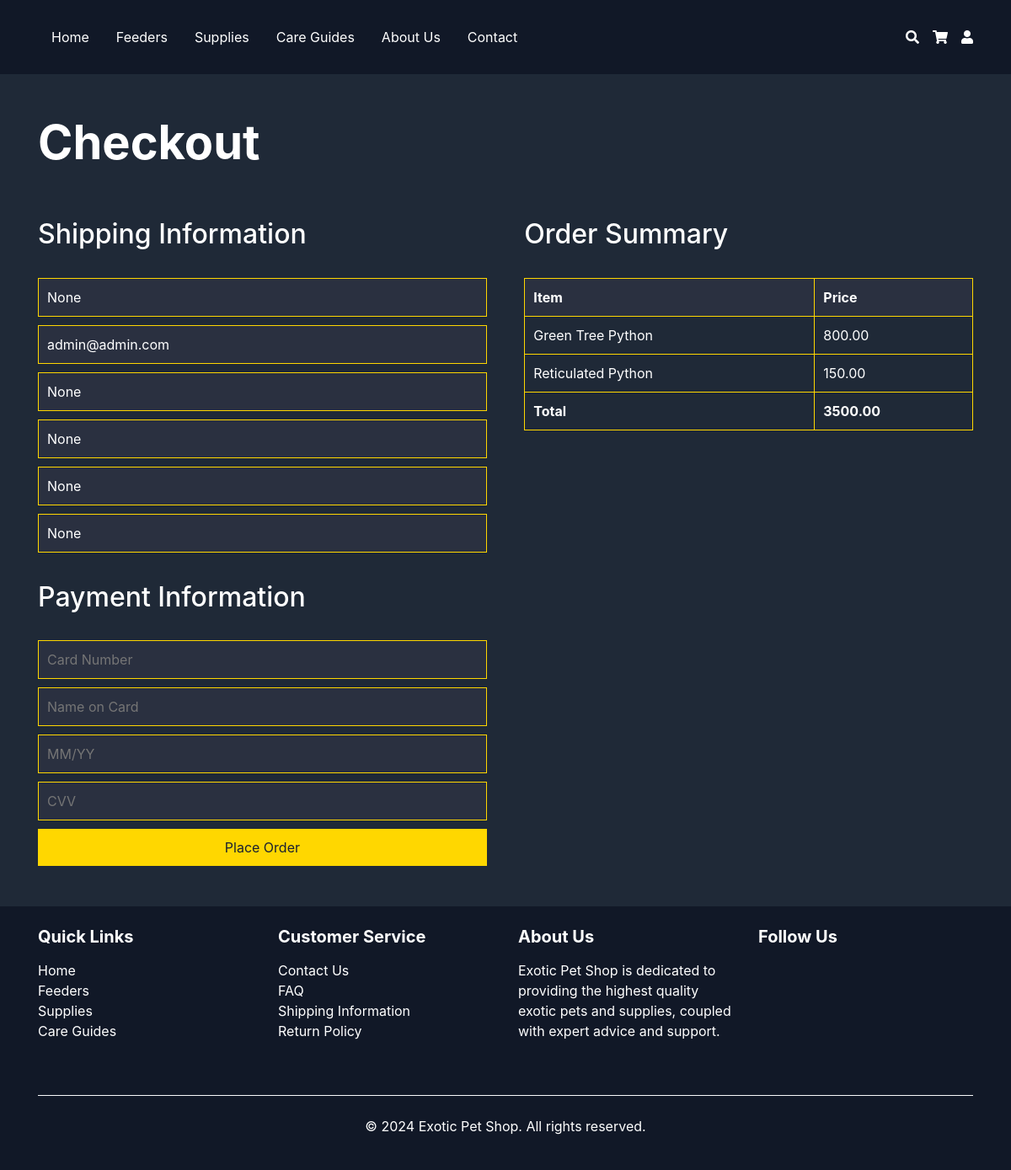
Before: /cart/ (signed in) with the older database file.
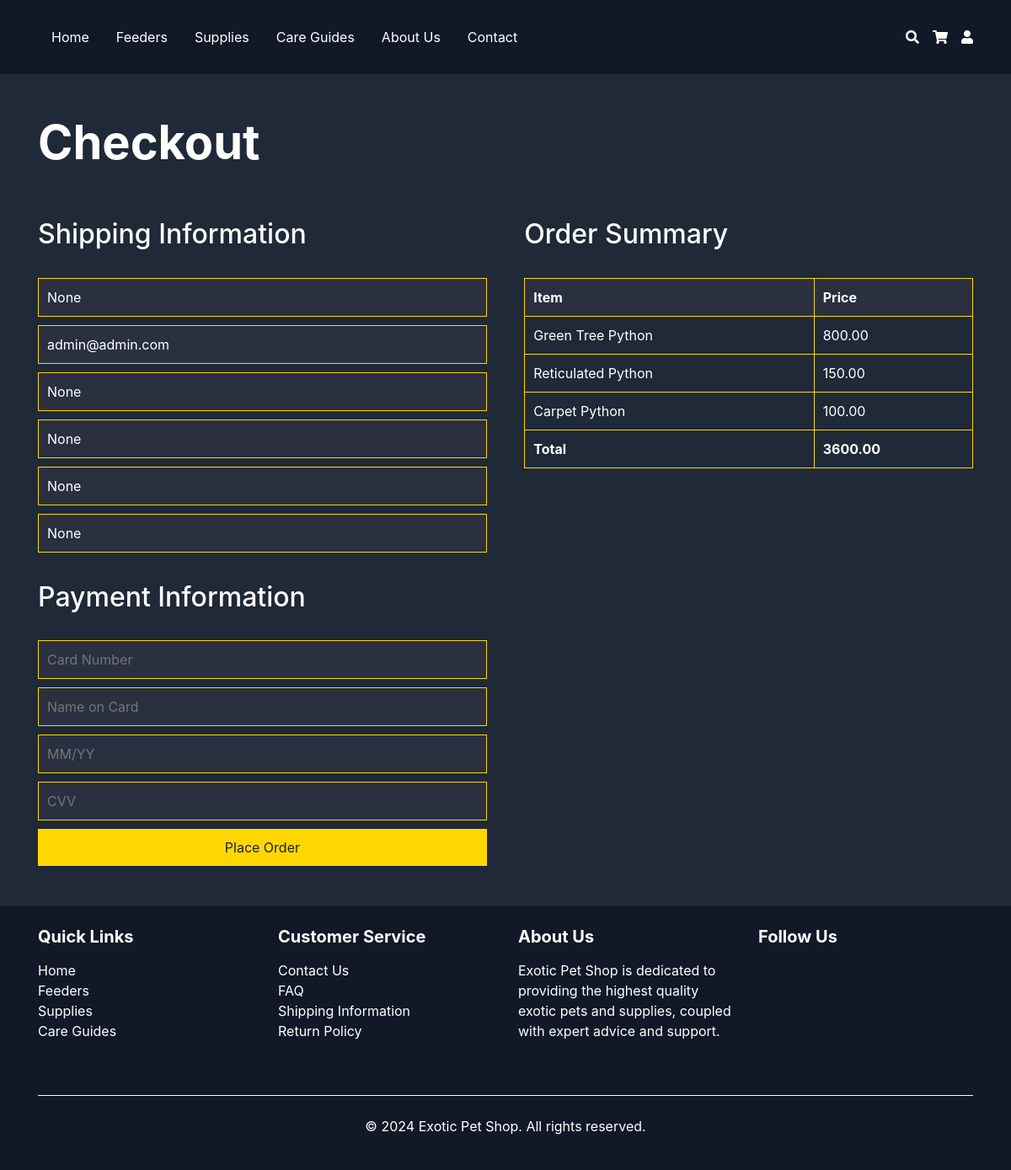
After: the same page with the newer database file.
### Store/models.py (models this page shows, shortened)
class UserProfile(models.Model):
    user = OneToOneField(User, on_delete=models.CASCADE)
    phone = models.CharField(max_length=20, null=True, blank=True)
    shipping_name = models.CharField(max_length=200, null=True, blank=True)
    shipping_address = models.TextField(null=True, blank=True)
    shipping_city = models.CharField(max_length=200, null=True, blank=True)
    shipping_state = models.CharField(max_length=200, null=True, blank=True)
    shipping_zip = models.CharField(max_length=200, null=True, blank=True)
    cart = models.OneToOneField(Cart, on_delete=models.SET_NULL, null=True, blank=True)

class CartItem(models.Model):
    SEX_CHOICES = [
        ('M', 'Male'),
        ('F', 'Female'),
    ]
    age = models.PositiveIntegerField(null=True, blank=True)
    sex = models.CharField(max_length=1, choices=SEX_CHOICES, null=True, blank=True)
    animal = models.ForeignKey(Animal, on_delete=models.CASCADE)
    quantity = models.PositiveIntegerField(default=1)

class Animal(models.Model):
    common_name = models.CharField(max_length=200, null=True, blank=True)
    scientific_name = models.CharField(max_length=200, null=True, blank=True)
    image = models.ImageField(upload_to='animals/', null=True, blank=True)
    price = models.DecimalField(max_digits=6, decimal_places=2, null=True, blank=True)
    description = RichTextField(null=True, blank=True)
    category = models.ForeignKey(Category, on_delete=models.SET_NULL, null=True, blank=True)

class Cart(models.Model):
    user = models.OneToOneField(User, on_delete=models.CASCADE, default=None)
    total_price = models.DecimalField(max_digits=6, decimal_places=2, default=0)
    cart_items = models.ManyToManyField('CartItem')

### Store/views.py (the view)
# urls.py: path('cart/', views.display_cart, name='cart'),
def display_cart(request):
    user = request.user
    user_profile = UserProfile.objects.get(user=user)  # Fetch the UserProfile for the current user
    cart = Cart.objects.get(user=user)  # Fetch the cart for the current user
    cart_items = cart.cart_items.all()  # Fetch all items in the cart
    return render(request, 'cart.html', {'cart_items': cart_items, 'cart': cart, 'user_profile': user_profile})

### templates/cart.html (shortened to what this page needs)
{% extends 'layout.html' %}
{% block content %}
<div class="container py-5">
    <h1 class="mb-8 display-4 font-weight-bold pb-5">Checkout</h1>
    <div class="checkout-container">
        <div class="checkout-form">
<h2 class="pb-4">Shipping Information</h2>
        <form id="checkout-form">
                <input type="text" name="name" placeholder="Full Name" value="{{ user_profile.shipping_name }}" readonly>
                <input type="email" name="email" placeholder="Email Address" value="{{ request.user.email }}" readonly>
                <input type="text" name="address" placeholder="Street Address" value="{{ user_profile.shipping_address }}" readonly>
                <input type="text" name="city" placeholder="City" value="{{ user_profile.shipping_city }}" readonly>
                <input type="text" name="state" placeholder="State/Province" value="{{ user_profile.shipping_state }}" readonly>
                <input type="text" name="zip" placeholder="ZIP/Postal Code" value="{{ user_profile.shipping_zip }}" readonly>
                <h2 class="py-4">Payment Information</h2>
                <input type="text" name="card-number" placeholder="Card Number" required>
                <input type="text" name="card-name" placeholder="Name on Card" required>
                <input type="text" name="expiry" placeholder="MM/YY" required>
                <input type="text" name="cvv" placeholder="CVV" required>
                <button type="submit">Place Order</button>
            </form>
        </div>
        <div class="order-summary">
            <h2 class="pb-4">Order Summary</h2>
            <table>
                <thead>
                    <tr>
                        <th>Item</th>
                        <th>Price</th>
                    </tr>
                </thead>
                <tbody id="order-items">
                    {% for cart_item in cart_items %}
                        <tr>
                            <td>{{ cart_item.animal.common_name }}</td>
                            <td>{{ cart_item.animal.price }}</td>
                        </tr>
                    {% endfor %}
                </tbody>
                <tfoot>
                    <tr>
                        <td><strong>Total</strong></td>
                        <td id="order-total"><strong>{{ cart.total_price }}</strong></td>
                    </tr>
                </tfoot>
            </table>
        </div>
    </div>
</div>
{% endblock %}

### templates/layout.html (shortened to what this page needs)
<!DOCTYPE html>
<html lang="en">
<head>
    <link rel="stylesheet" href="https://cdn.jsdelivr.net/npm/bootstrap@4.0.0/dist/css/bootstrap.min.css">
    <link rel="stylesheet" href="https://cdnjs.cloudflare.com/ajax/libs/font-awesome/5.15.3/css/all.min.css">
</head>
<body class="text-white d-flex flex-column" style="background-color: rgb(31, 41, 55);">
    <header class="py-4" style="background-color: rgb(17, 24, 39)">
        <div class="container d-flex justify-content-between align-items-center">
            <nav>
                <ul class="nav">
                    <li class="nav-item"><a href="{% url 'Store:index' %}" class="nav-link text-white hover-text-orange">Home</a></li>
                    <li class="nav-item"><a href="#" class="nav-link text-white hover-text-orange">Feeders</a></li>
                    <li class="nav-item"><a href="#" class="nav-link text-white hover-text-orange">Supplies</a></li>
                    <li class="nav-item"><a href="#" class="nav-link text-white hover-text-orange">Care Guides</a></li>
                    <li class="nav-item"><a href="{% url 'Store:about' %}" class="nav-link text-white hover-text-orange">About Us</a></li>
                    <li class="nav-item"><a href="{% url 'Store:contact' %}" class="nav-link text-white hover-text-orange">Contact</a></li>
                </ul>
            </nav>
            <div class="d-flex justify-content-center">
                <div class="search-container">
                    <a href="#" class="search-icon"><i class="fa fa-search cursor-pointer text-white hover-text-orange mr-3"></i></a>
                </div>
                <a href="{% url 'Store:cart' %}"><i class="fa fa-shopping-cart cursor-pointer text-white hover-text-orange mr-3"></i></a>
                {% if user.is_authenticated %}
                    <a href="{% url 'Store:userProfile' %}"><i class="fa fa-user cursor-pointer text-white hover-text-orange"></i></a>
                {% else %}
                    <a href="{% url 'Store:login' %}"><i class="fa fa-user cursor-pointer text-white hover-text-orange"></i></a>
                {% endif %}
            </div>
        </div>
    </header>
    {% block content %}{% endblock %}
    <footer class="text-white py-4" style="background-color: rgba(17, 24, 39)">
        <div class="container">
            <div class="row">
                <div class="col-md-3 mb-4">
                    <h3 class="h5 font-weight-bold mb-3">Quick Links</h3>
                    <ul class="list-unstyled">
                        <li><a href="{% url 'Store:index' %}" class="text-white hover-text-orange">Home</a></li>
                        <li><a href="#" class="text-white hover-text-orange">Feeders</a></li>
                        <li><a href="#" class="text-white hover-text-orange">Supplies</a></li>
                        <li><a href="#" class="text-white hover-text-orange">Care Guides</a></li>
                    </ul>
                </div>
                <div class="col-md-3 mb-4">
                    <h3 class="h5 font-weight-bold mb-3">Customer Service</h3>
                    <ul class="list-unstyled">
                        <li><a href="{% url 'Store:contact' %}" class="text-white hover-text-orange">Contact Us</a></li>
                        <li><a href="#" class="text-white hover-text-orange">FAQ</a></li>
                        <li><a href="{% url 'Store:userProfile' %}" class="text-white hover-text-orange">Shipping Information</a></li>
                        <li><a href="#" class="text-white hover-text-orange">Return Policy</a></li>
                    </ul>
                </div>
                <div class="col-md-3 mb-4">
                    <h3 class="h5 font-weight-bold mb-3">About Us</h3>
                    <p>Exotic Pet Shop is dedicated to providing the highest quality exotic pets and supplies, coupled with expert advice and support.</p>
                </div>
                <div class="col-md-3 mb-4">
                    <h3 class="h5 font-weight-bold mb-3">Follow Us</h3>
                    <div class="d-flex">
                        <a href="https://www.facebook.com/profile.php?id=100093383570742" class="text-white hover-text-orange mr-3"><i class="fa fa-facebook"></i></a>
                        <a href="https://x.com/TheTarantulaCo1" class="text-white hover-text-orange mr-3"><i class="fa fa-twitter"></i></a>
                        <a href="https://www.instagram.com/exotic_petshop79/" class="text-white hover-text-orange"><i class="fa fa-instagram"></i></a>
                    </div>
                </div>
            </div>
            <div class="mt-4 pt-4 border-top border-light text-center">
                <p>&copy; 2024 Exotic Pet Shop. All rights reserved.</p>
            </div>
        </div>
    </footer>
</body>
</html>

### templates/layout.html (style rules this page uses)
input[type="text"], input[type="email"], input[type="tel"], textarea, select { width: 100%; padding: 10px; margin-bottom: 10px; background-color: #2a3040; border: 1px solid #ffd700; color: #ffffff; }
.search-container { position: relative; display: inline-block; }

### templates/cart.html (style rules this page uses)
.checkout-container { display: flex; justify-content: space-between; }
.checkout-form, .order-summary { width: 48%; }
input, select { width: 100%; padding: 10px; margin-bottom: 10px; background-color: #2a3040; border: 1px solid #ffd700; color: #ffffff; }
button { background-color: #ffd700; color: #1a2030; padding: 10px 20px; border: none; cursor: pointer; width: 100%; }
table { width: 100%; border-collapse: collapse; }
th, td { border: 1px solid #ffd700; padding: 10px; text-align: left; }
th { background-color: #2a3040; }

Changed rows visible on the page:
added CartItem: animal.common_name "Carpet Python", animal.price "100.00"
changed Cart: total_price "3500.00" → "3600.00"
